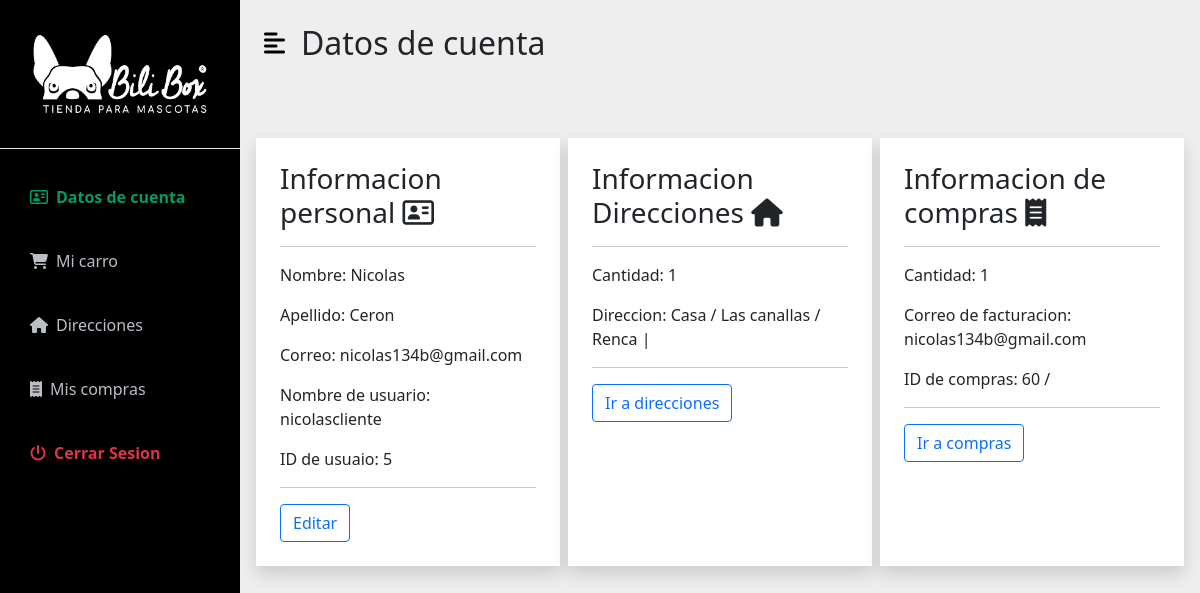
/dashboard/ (signed in), run on an earlier commit of the app's database.
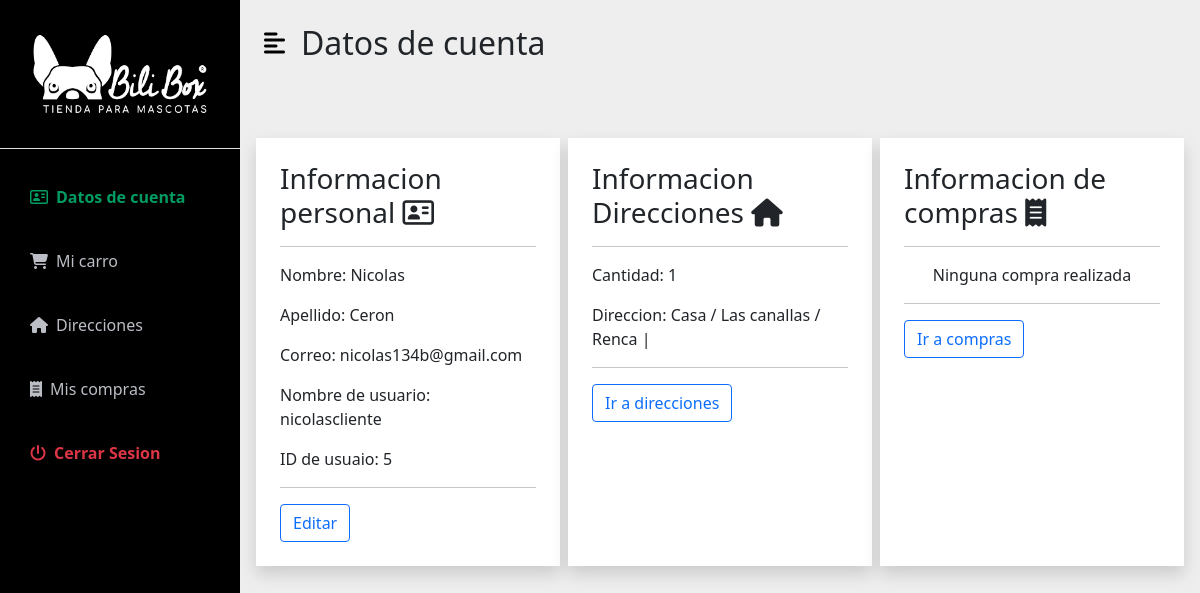
And on a later commit of the database.
### App/models.py (models this page shows)
class Direccion(models.Model):
    user = models.ForeignKey(User, on_delete=models.CASCADE,related_name='direcciones')
    nombre = models.CharField(max_length=50)
    direccion = models.CharField(max_length=200)
    numero = models.IntegerField()
    region = models.CharField(max_length=50)
    comuna = models.CharField(max_length=50)
    cod_postal = models.CharField(max_length=20,null=True, blank=True)

### AppPedidos/models.py (models this page shows, shortened)
class Pedido(models.Model):
    user = models.ForeignKey(User, on_delete=models.CASCADE,related_name='pedidos')
    created_at = models.DateTimeField(auto_now_add=True)
    class Meta:
        db_table = 'pedidos' #Como se va a ver en la basen de datos
        verbose_name ='pedido'
        verbose_name_plural ='pedidos'

### AppDashboard/views.py (the view)
# urls.py: path('',views.dash_usuario, name='dashboard'),
@login_required
def dash_usuario(request):
    pedido = Pedido.objects.filter(user=request.user)
    detalle = DetallePedido.objects.filter(user=request.user)
    cant_pedido = pedido.count()
    direc = Direccion.objects.filter(user=request.user)
    cant_direc = direc.count()
    ctx = {
        'direc':direc,
        'cant_direc':cant_direc,
        'pedido': pedido,
        'detalle_pedido': detalle,
        'cant_pedido':cant_pedido,
    }
    return render (request,'Dashboards/datos_usuario.html',ctx)

### AppCarro/context_processor.py (called while the page is built)
def importe_total_carro(request):
    total=0
    try:
      if request.user.is_authenticated:
        for key, value in request.session["carro"].items():
          total = total + (int(value["precio"]) * value["cantidad"])
      else:
        pass
    except:
      pass
    return {'importe_total_carro':total}

### AppDashboard/templates/Dashboards/datos_usuario.html (shortened to what this page needs)
{% extends "Dashboards/base-dash.html" %}
{% load static %}
{% block content %}
<div id="page-content-wrapper">
    <nav class="navbar navbar-expand-lg navbar-light bg-transparent py-4 px-4">
        <div class="d-flex align-items-center">
            <i class="fas fa-align-left primary-text fs-4 me-3" id="menu-toggle"></i>
            <h2 class="fs-2 m-0">Datos de cuenta</h2>
        </div>
    </nav>
    <div class="container-fluid px-4 mt-5">
        <div class="row">
            <div class="col p-4 shadow m-1" style="background-color: white;">
                <h3>Informacion personal   <i class="fa-regular fa-address-card"></i></h3>
                <hr>
                <p>Nombre: {{request.user.first_name}}</p>
                <p>Apellido: {{request.user.last_name}}</p>
                <p>Correo: {{request.user.email}}</p>
                <p>Nombre de usuario: {{request.user.username}}</p>
                <p>ID de usuaio: {{request.user.id}}</p>
                <hr>
                <button class="btn btn-outline-primary">Editar</button>
            </div>
            <div class="col p-4 shadow m-1" style="background-color: white;">
                <h3>Informacion Direcciones <i class="fa-solid fa-house"></i></h3>
                <hr>
                {% if direc %}
                    <p>Cantidad: {{cant_direc}} </p>
                    <p>Direccion:
                    {% for i in direc %}
                        {{i.nombre}} / {{i.direccion}} / {{i.comuna}} |
                    {% endfor %}
                    </p>
                {% else %}
                <div>
                    <p class="text-center">Ninguna direccion registrada</p>
                </div>
                {% endif %}
                <hr>
                <a href="{% url 'dashboard:direcciones' %}">
                    <button class="btn btn-outline-primary">Ir a direcciones</button>
                </a>
            </div>
            <div class="col p-4 shadow m-1" style="background-color: white;">
                <h3>Informacion de compras <i class="fa-solid fa-receipt"></i></h3>
                <hr>
                {% if cant_pedido > 0 %}
                    <div>
                        <p>Cantidad: {{cant_pedido}}</p>
                        <p>Correo de facturacion: {{request.user.email}} </p>
                        <p>ID de compras:
                            {% for pedido in pedido %}
                                {{pedido.id}} /
                            {% endfor %}
                        </p>
                    </div>
                {% else %}
                    <div>
                        <p class="text-center">Ninguna compra realizada</p>
                    </div>
                {% endif %}
                <hr>
                <a href="{% url 'pedido:pedidos' %}">
                    <button class="btn btn-outline-primary">Ir a compras</button>
                </a>
            </div>
        </div>
    </div>
</div>
{% endblock %}

What changed in the data, as far as the page shows it:
removed Pedido: id "60"
Also different on the page:
{{ cant_pedido }}: "1" → (not shown)
{{ request.user.email }}: "nicolas134b@gmail.com" → (not shown)
text no longer shown: "Cantidad: Correo de facturacion: ID de compras:"
text now shown: "Ninguna compra realizada"
